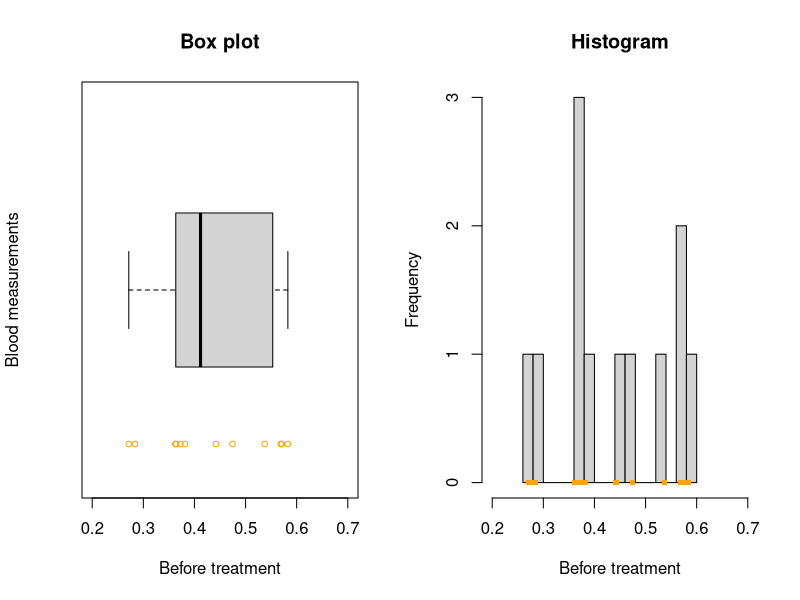
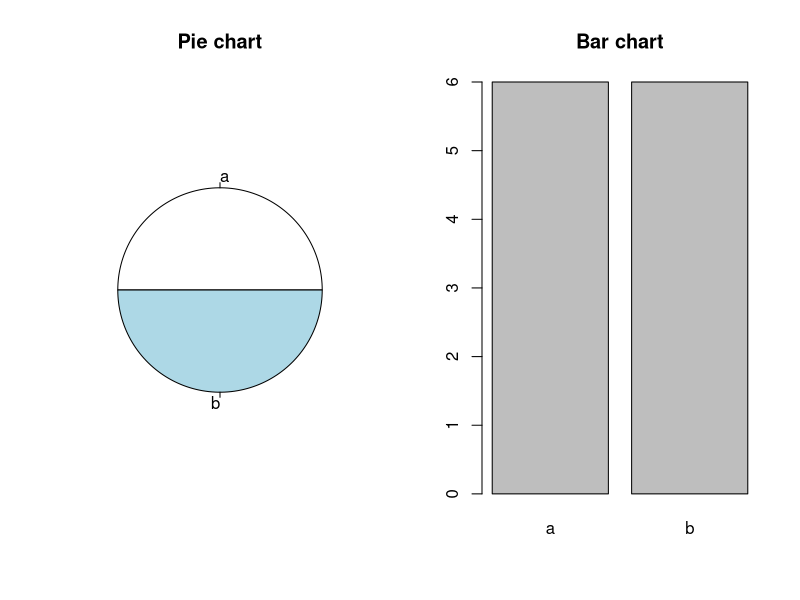

Generate these figures, in order, with R:
## ---- chunk 1
study1<-read.table("./data/study1.csv",sep=";",header = TRUE) # the values are separated by ; in the csv file
## ---- chunk 2
X<-study1$before
# we will show the direct function and the calculation behind it
# sum of the elements of the vector
sum(X)
# the sample mean
sum(X)/length(X)
mean(X)
# the sample variance
sum((X-mean(X))^2)/(length(X)-1)
var(X)

# the sample standard deviation
sqrt(var(X))
sd(X)

#the median
mean(sort(X)[c(length(X)/2,length(X)/2+1)])
median(X)

# quantile
quantile(X, probs=c(0.25, 0.50, 0.75))
# A quartile is the value of the quantile at the probabilities 0.25, 0.5 and 0.75.

# all of this can be achieved easily using the summary function
summary(X)
## ---- chunk 3
par(mfrow=c(1,2))# define the plot area one row, two columns
X<-study1$before
boxplot(X, 
        xlab = "Before treatment", 
        ylab = "Blood measurements", 
        ylim = c(0.2, 0.7), 
        main = "Box plot", 
        horizontal = TRUE)
points(X, y = rep(0.6, 12), pch=1,
       col="orange", cex=0.75)
# Histogram
hist(X, 
     xlim = c(0.2, 0.7), 
     xlab = "Before treatment", 
     main = "Histogram", 
     breaks = 12)
points(X, rep(0, 12), pch=15, col="orange", cex=0.75)
## ---- chunk 4
X<-study1$group
## absolute and relative 
table(X); table(X) / length(X)
## ---- chunk 5
par(mfrow=c(1,2))# define the plot area one row, two columns
pie(table(X),
    main = "Pie chart"
    )
barplot(table(X),
        main = "Bar chart"
        )
